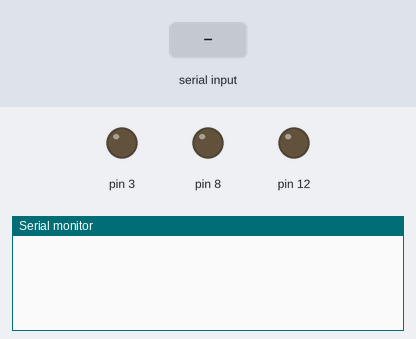
Recording of a sketch running on a simulated Arduino Uno, built with avr-gcc and run on an emulated ATmega328P. Parts: output pins drawn as LEDs (lit = HIGH), the last lines printed to the serial monitor. The inputs (shaded band) are chosen by the test bench.

Above: at 1.2 s.
1.3 s: "<set,1>" received over Serial
At 2.3 s:
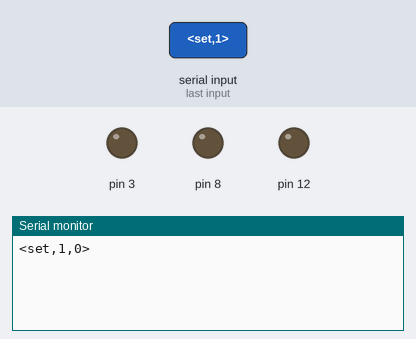
2.8 s: "<get,1>" received over Serial
At 3.4 s:
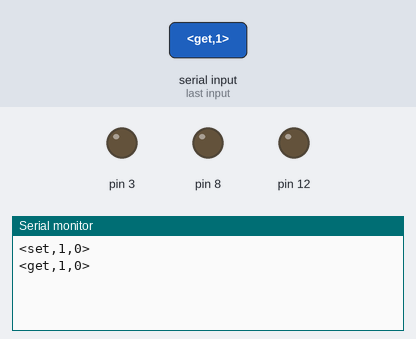
4.3 s: "<90,45,200>" received over Serial
At 4.7 s:
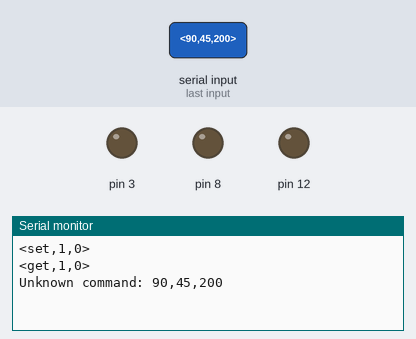

Measured:
- after the input at 1.3 s, the serial monitor: prints a new line at once (image 1)
- after the input at 2.8 s, the serial monitor: prints a new line at once (image 2)
- after the input at 4.3 s, the serial monitor: prints a new line at once (image 3)

The sketch:

Parsing.ino
```cpp
const char startCharacter = '<';
const char endCharacter = '>';
const uint8_t maxCharacters = 10;
char receivedCharacters[maxCharacters];
bool receivingData = false;
bool dataReady = false;
uint8_t receivedCharcterIndex = 0;

char toParse[maxCharacters];
char action[4];
uint8_t pinNumber;
bool pinState;

void setup() {
  Serial.begin(9600);
  pinMode(12, OUTPUT);
  pinMode(8, OUTPUT);
  pinMode(3, OUTPUT);
}

void loop() {
  if (Serial.available() > 0) {
    char receivedCharacter = Serial.read();

    if (receivedCharacter == startCharacter) {
      receivingData = true;
    }
    else if (receivingData == true && receivedCharacter != endCharacter) {
      receivedCharacters[receivedCharcterIndex] = receivedCharacter;
      receivedCharcterIndex++;
      if (receivedCharcterIndex >= maxCharacters) {
        receivedCharcterIndex = maxCharacters - 1;
      }
    }
    else if (receivingData == true && receivedCharacter == endCharacter) {
      receivedCharacters[receivedCharcterIndex] = '\0';
      receivedCharcterIndex = 0;
      receivingData = false;
      dataReady = true;
    }
  }
  if (dataReady == true) {
    dataReady = false;
    action[0] = '\0';

    strcpy(toParse, receivedCharacters);
    strtok(toParse, ",");

    if (sizeof(action) > strlen(toParse)){
      strcpy(action, toParse);
    }

    pinNumber = atoi(strtok(NULL, ","));

    if(strcmp(action, "set")==0){
      pinState = atoi(strtok(NULL, ","));
      digitalWrite(pinNumber, pinState);
      sprintf(toParse, "<%s,%d,%d>", action, pinNumber, digitalRead(pinNumber));
      Serial.println(toParse);
    }
    else if(strcmp(action, "get") == 0){
      sprintf(toParse, "<%s,%d,%d>", action, pinNumber, digitalRead(pinNumber));
      Serial.println(toParse);
    }
    else{
      Serial.print("Unknown command: ");
      Serial.println(receivedCharacters);
    }
  }
}
```
